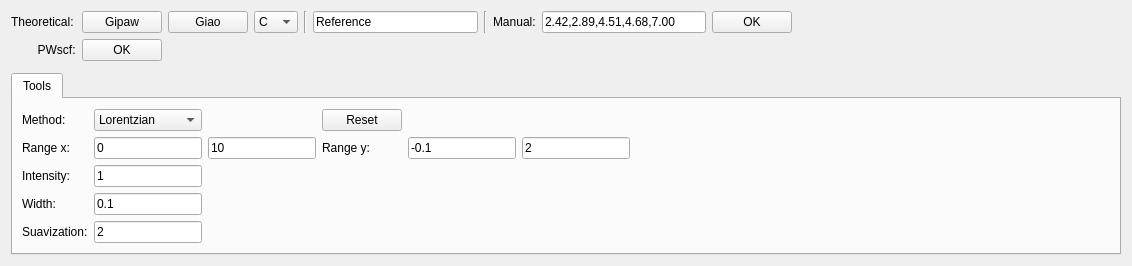
      <widget class="QWidget" name="tab_3">
       <attribute name="title">
        <string>Spectro-NMR</string>
       </attribute>
       <layout class="QGridLayout" name="gridLayout_15">
        <item row="0" column="0">
         <layout class="QGridLayout" name="gridLayout_11">
          <item row="0" column="11">
           <spacer name="horizontalSpacer_39">
            <property name="orientation">
             <enum>Qt::Horizontal</enum>
            </property>
            <property name="sizeHint" stdset="0">
             <size>
              <width>40</width>
              <height>20</height>
             </size>
            </property>
           </spacer>
          </item>
          <item row="0" column="1">
           <widget class="QPushButton" name="btn_nmrgraphGIPAW">
            <property name="text">
             <string>Gipaw</string>
            </property>
           </widget>
          </item>
          <item row="0" column="4">
           <widget class="Line" name="line">
            <property name="orientation">
             <enum>Qt::Vertical</enum>
            </property>
           </widget>
          </item>
          <item row="0" column="0">
           <widget class="QLabel" name="label_36">
            <property name="styleSheet">
             <string notr="true">font: 12pt &quot;Ubuntu&quot;;
color: rgb(0, 0, 0);</string>
            </property>
            <property name="text">
             <string>Theoretical:</string>
            </property>
           </widget>
          </item>
          <item row="0" column="12">
           <spacer name="horizontalSpacer_35">
            <property name="orientation">
             <enum>Qt::Horizontal</enum>
            </property>
            <property name="sizeHint" stdset="0">
             <size>
              <width>40</width>
              <height>20</height>
             </size>
            </property>
           </spacer>
          </item>
          <item row="1" column="0">
           <widget class="QLabel" name="label_21">
            <property name="styleSheet">
             <string notr="true">font: 12pt &quot;Ubuntu&quot;;
color: rgb(0, 0, 0);</string>
            </property>
            <property name="text">
             <string>        PWscf:</string>
            </property>
           </widget>
          </item>
          <item row="0" column="8">
           <widget class="QLineEdit" name="ln_tensors">
            <property name="text">
             <string>2.42,2.89,4.51,4.68,7.00</string>
            </property>
           </widget>
          </item>
          <item row="0" column="3">
           <widget class="QComboBox" name="cbox_nmrgraphGIPAW">
            <property name="styleSheet">
             <string notr="true">selection-background-color: rgb(0, 85, 255);</string>
            </property>
            <item>
             <property name="text">
              <string>C</string>
             </property>
            </item>
            <item>
             <property name="text">
              <string>H</string>
             </property>
            </item>
            <item>
             <property name="text">
              <string>P</string>
             </property>
            </item>
            <item>
             <property name="text">
              <string>N</string>
             </property>
            </item>
            <item>
             <property name="text">
              <string>O</string>
             </property>
            </item>
            <item>
             <property name="text">
              <string>Ag</string>
             </property>
            </item>
            <item>
             <property name="text">
              <string>S</string>
             </property>
            </item>
           </widget>
          </item>
          <item row="1" column="1">
           <widget class="QPushButton" name="btn_pwscfPLOT">
            <property name="text">
             <string>OK</string>
            </property>
           </widget>
          </item>
          <item row="0" column="6">
           <widget class="Line" name="line_2">
            <property name="orientation">
             <enum>Qt::Vertical</enum>
            </property>
           </widget>
          </item>
          <item row="0" column="10">
           <widget class="QPushButton" name="btn_plotMANUAL">
            <property name="text">
             <string>OK</string>
            </property>
           </widget>
          </item>
          <item row="0" column="7">
           <widget class="QLabel" name="label_37">
            <property name="styleSheet">
             <string notr="true">font: 12pt &quot;Ubuntu&quot;;
color: rgb(0, 0, 0);</string>
            </property>
            <property name="text">
             <string>Manual:</string>
            </property>
           </widget>
          </item>
          <item row="0" column="5">
           <widget class="QLineEdit" name="ln_reference">
            <property name="text">
             <string>Reference</string>
            </property>
           </widget>
          </item>
          <item row="0" column="2">
           <widget class="QPushButton" name="btn_nmrgraphGIAO">
            <property name="text">
             <string>Giao</string>
            </property>
           </widget>
          </item>
         </layout>
        </item>
        <item row="1" column="0">
         <widget class="MplWidget" name="MplWidget" native="true"/>
        </item>
        <item row="2" column="0">
         <layout class="QVBoxLayout" name="verticalLayout_5">
          <item>
           <widget class="QTabWidget" name="tabWidget">
            <property name="currentIndex">
             <number>0</number>
            </property>
            <widget class="QWidget" name="tab_4">
             <attribute name="title">
              <string>Tools</string>
             </attribute>
             <layout class="QGridLayout" name="gridLayout_14">
              <item row="0" column="0">
               <layout class="QGridLayout" name="gridLayout_12">
                <item row="1" column="8">
                 <spacer name="horizontalSpacer_50">
                  <property name="orientation">
                   <enum>Qt::Horizontal</enum>
                  </property>
                  <property name="sizeHint" stdset="0">
                   <size>
                    <width>40</width>
                    <height>20</height>
                   </size>
                  </property>
                 </spacer>
                </item>
                <item row="1" column="7">
                 <spacer name="horizontalSpacer_51">
                  <property name="orientation">
                   <enum>Qt::Horizontal</enum>
                  </property>
                  <property name="sizeHint" stdset="0">
                   <size>
                    <width>40</width>
                    <height>20</height>
                   </size>
                  </property>
                 </spacer>
                </item>
                <item row="0" column="3">
                 <widget class="QPushButton" name="btn_resetPLOT">
                  <property name="text">
                   <string>Reset</string>
                  </property>
                 </widget>
                </item>
                <item row="1" column="9">
                 <spacer name="horizontalSpacer_49">
                  <property name="orientation">
                   <enum>Qt::Horizontal</enum>
                  </property>
                  <property name="sizeHint" stdset="0">
                   <size>
                    <width>40</width>
                    <height>20</height>
                   </size>
                  </property>
                 </spacer>
                </item>
                <item row="4" column="1">
                 <widget class="QLineEdit" name="ln_suavization">
                  <property name="text">
                   <string>2</string>
                  </property>
                 </widget>
                </item>
                <item row="1" column="3">
                 <widget class="QLabel" name="label_39">
                  <property name="text">
                   <string>Range y:</string>
                  </property>
                 </widget>
                </item>
                <item row="1" column="21">
                 <spacer name="horizontalSpacer_36">
                  <property name="orientation">
                   <enum>Qt::Horizontal</enum>
                  </property>
                  <property name="sizeHint" stdset="0">
                   <size>
                    <width>40</width>
                    <height>20</height>
                   </size>
                  </property>
                 </spacer>
                </item>
                <item row="3" column="1">
                 <widget class="QLineEdit" name="ln_width">
                  <property name="text">
                   <string>0.1</string>
                  </property>
                 </widget>
                </item>
                <item row="1" column="5">
                 <widget class="QLineEdit" name="ln_ymax">
                  <property name="text">
                   <string>2</string>
                  </property>
                 </widget>
                </item>
                <item row="1" column="19">
                 <spacer name="horizontalSpacer_38">
                  <property name="orientation">
                   <enum>Qt::Horizontal</enum>
                  </property>
                  <property name="sizeHint" stdset="0">
                   <size>
                    <width>40</width>
                    <height>20</height>
                   </size>
                  </property>
                 </spacer>
                </item>
                <item row="1" column="0">
                 <widget class="QLabel" name="label_38">
                  <property name="text">
                   <string>Range x:</string>
                  </property>
                 </widget>
                </item>
                <item row="1" column="4">
                 <widget class="QLineEdit" name="ln_ymin">
                  <property name="text">
                   <string>-0.1</string>
                  </property>
                 </widget>
                </item>
                <item row="1" column="12">
                 <spacer name="horizontalSpacer_46">
                  <property name="orientation">
                   <enum>Qt::Horizontal</enum>
                  </property>
                  <property name="sizeHint" stdset="0">
                   <size>
                    <width>40</width>
                    <height>20</height>
                   </size>
                  </property>
                 </spacer>
                </item>
                <item row="3" column="0">
                 <widget class="QLabel" name="label_41">
                  <property name="text">
                   <string>Width:</string>
                  </property>
                 </widget>
                </item>
                <item row="1" column="13">
                 <spacer name="horizontalSpacer_40">
                  <property name="orientation">
                   <enum>Qt::Horizontal</enum>
                  </property>
                  <property name="sizeHint" stdset="0">
                   <size>
                    <width>40</width>
                    <height>20</height>
                   </size>
                  </property>
                 </spacer>
                </item>
                <item row="1" column="11">
                 <spacer name="horizontalSpacer_47">
                  <property name="orientation">
                   <enum>Qt::Horizontal</enum>
                  </property>
                  <property name="sizeHint" stdset="0">
                   <size>
                    <width>40</width>
                    <height>20</height>
                   </size>
                  </property>
                 </spacer>
                </item>
                <item row="0" column="0">
                 <widget class="QLabel" name="label_43">
                  <property name="text">
                   <string>Method:</string>
                  </property>
                 </widget>
                </item>
                <item row="2" column="0">
                 <widget class="QLabel" name="label_40">
                  <property name="text">
                   <string>Intensity:</string>
                  </property>
                 </widget>
                </item>
                <item row="2" column="1">
                 <widget class="QLineEdit" name="ln_intensity">
                  <property name="text">
                   <string>1</string>
                  </property>
                 </widget>
                </item>
                <item row="4" column="0">
                 <widget class="QLabel" name="label_42">
                  <property name="text">
                   <string>Suavization:</string>
                  </property>
                 </widget>
                </item>
                <item row="1" column="20">
                 <spacer name="horizontalSpacer_37">
                  <property name="orientation">
                   <enum>Qt::Horizontal</enum>
                  </property>
                  <property name="sizeHint" stdset="0">
                   <size>
                    <width>40</width>
                    <height>20</height>
                   </size>
                  </property>
                 </spacer>
                </item>
                <item row="1" column="22">
                 <spacer name="horizontalSpacer_34">
                  <property name="orientation">
                   <enum>Qt::Horizontal</enum>
                  </property>
                  <property name="sizeHint" stdset="0">
                   <size>
                    <width>40</width>
                    <height>20</height>
                   </size>
                  </property>
                 </spacer>
                </item>
                <item row="0" column="1">
                 <widget class="QComboBox" name="cbox_lorentzianSticks">
                  <property name="styleSheet">
                   <string notr="true">selection-background-color: rgb(0, 85, 255);</string>
                  </property>
                  <item>
                   <property name="text">
                    <string>Lorentzian</string>
                   </property>
                  </item>
                  <item>
                   <property name="text">
                    <string>Sticks</string>
                   </property>
                  </item>
                 </widget>
                </item>
                <item row="1" column="1">
                 <widget class="QLineEdit" name="ln_xmin">
                  <property name="text">
                   <string>0</string>
                  </property>
                 </widget>
                </item>
                <item row="1" column="2">
                 <widget class="QLineEdit" name="ln_xmax">
                  <property name="text">
                   <string>10</string>
                  </property>
                 </widget>
                </item>
                <item row="1" column="10">
                 <spacer name="horizontalSpacer_48">
                  <property name="orientation">
                   <enum>Qt::Horizontal</enum>
                  </property>
                  <property name="sizeHint" stdset="0">
                   <size>
                    <width>40</width>
                    <height>20</height>
                   </size>
                  </property>
                 </spacer>
                </item>
                <item row="1" column="6">
                 <spacer name="horizontalSpacer_52">
                  <property name="orientation">
                   <enum>Qt::Horizontal</enum>
                  </property>
                  <property name="sizeHint" stdset="0">
                   <size>
                    <width>40</width>
                    <height>20</height>
                   </size>
                  </property>
                 </spacer>
                </item>
               </layout>
              </item>
             </layout>
            </widget>
           </widget>
          </item>
         </layout>
        </item>
       </layout>
      </widget>
